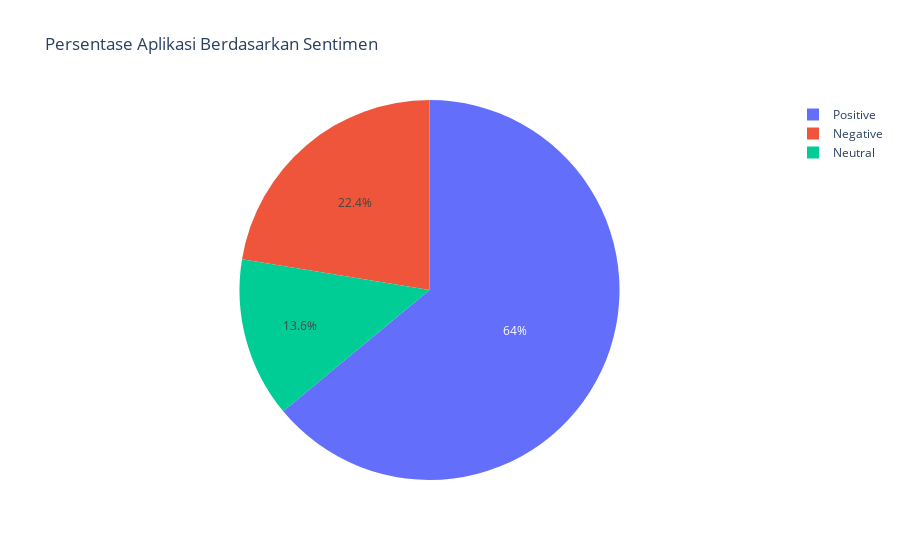

Notebook source saved alongside this figure:
### Code cell
import plotly.express as px

pie_sentiment = merged_df['Sentiment'].value_counts().reset_index()

pie_sentiment.columns = ['Sentiment', 'count']

fig = px.pie(pie_sentiment, values='count', names='Sentiment', title='Persentase Aplikasi Berdasarkan Sentimen')
fig.show()

### Figure 1 — Plotly figure (JSON) as saved in the notebook; plotly's stock layout.template omitted (floating-point values rounded to 4 significant figures)
{"data": [{"domain": {"x": [0, 1], "y": [0, 1]}, "hovertemplate": "Sentiment=%{label}<br>count=%{value}<extra></extra>", "labels": ["Positive", "Negative", "Neutral"], "legendgroup": "", "name": "", "showlegend": true, "type": "pie", "values": [15401, 5392, 3276]}], "layout": {"legend": {"tracegroupgap": 0}, "title": {"text": "Persentase Aplikasi Berdasarkan Sentimen"}}}
